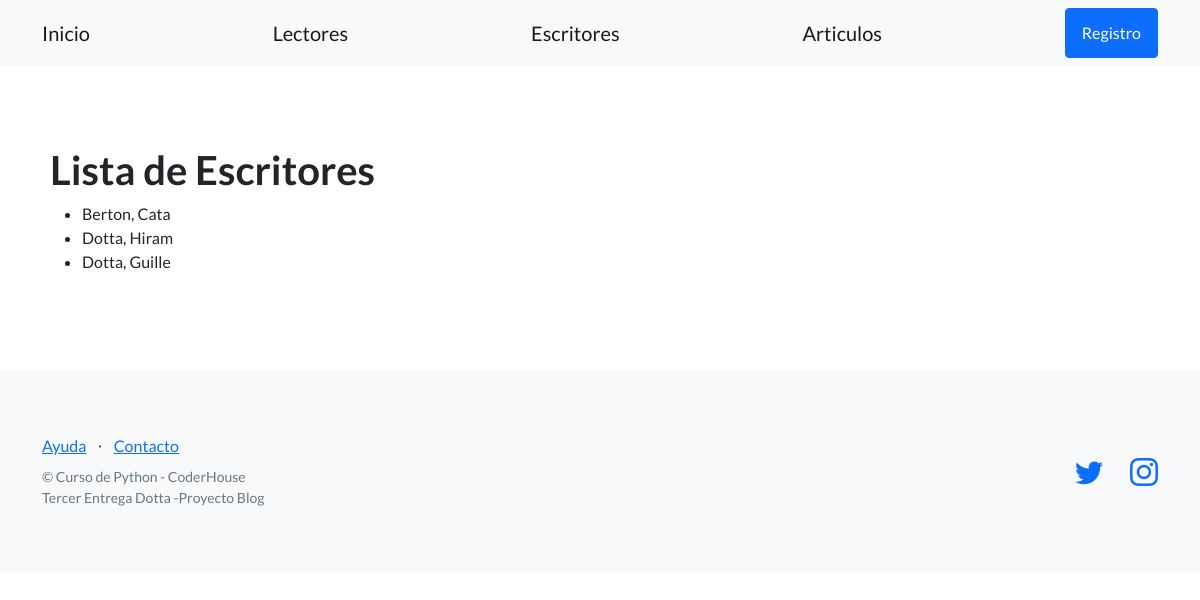
Screenshot of /usuarios/escritores/ with the database file from the repository.
### control_usuarios/models.py (models this page shows, shortened)
class Escritor(models.Model):
    apellido = models.CharField(max_length=256)
    nombre = models.CharField(max_length=256)
    email = models.EmailField(blank=True)
    telefono = models.CharField(max_length=20, blank=True)
    dni = models.CharField(max_length=32)
    fecha_nacimiento = models.DateField(null=True)

### control_usuarios/views.py (the view)
# urls.py: path('escritores/', listar_escritores, name= "listar_escritores"),
def listar_escritores(request):
    contexto = {
        "escritores": Escritor.objects.all()
    }
    http_response = render(
        request=request,
        template_name='control_usuarios/lista_escritores.html',
        context=contexto,
    )
    return http_response

### control_usuarios/templates/control_usuarios/lista_escritores.html
{% extends "control_usuarios/base.html" %}
{% block contenido %}
<section>
  <div>
    <h1>Lista de Escritores</h1>
    <ul>
    {% for escritor in escritores %}
      <li>{{ escritor.apellido }}, {{ escritor.nombre }}</li>
    {% endfor %}
    </ul>
  </div>
</section>
{% endblock contenido %}

### rows the page displays
Escritor: apellido "Berton", nombre "Cata"
Escritor: apellido "Dotta", nombre "Hiram"
Escritor: apellido "Dotta", nombre "Guille"
